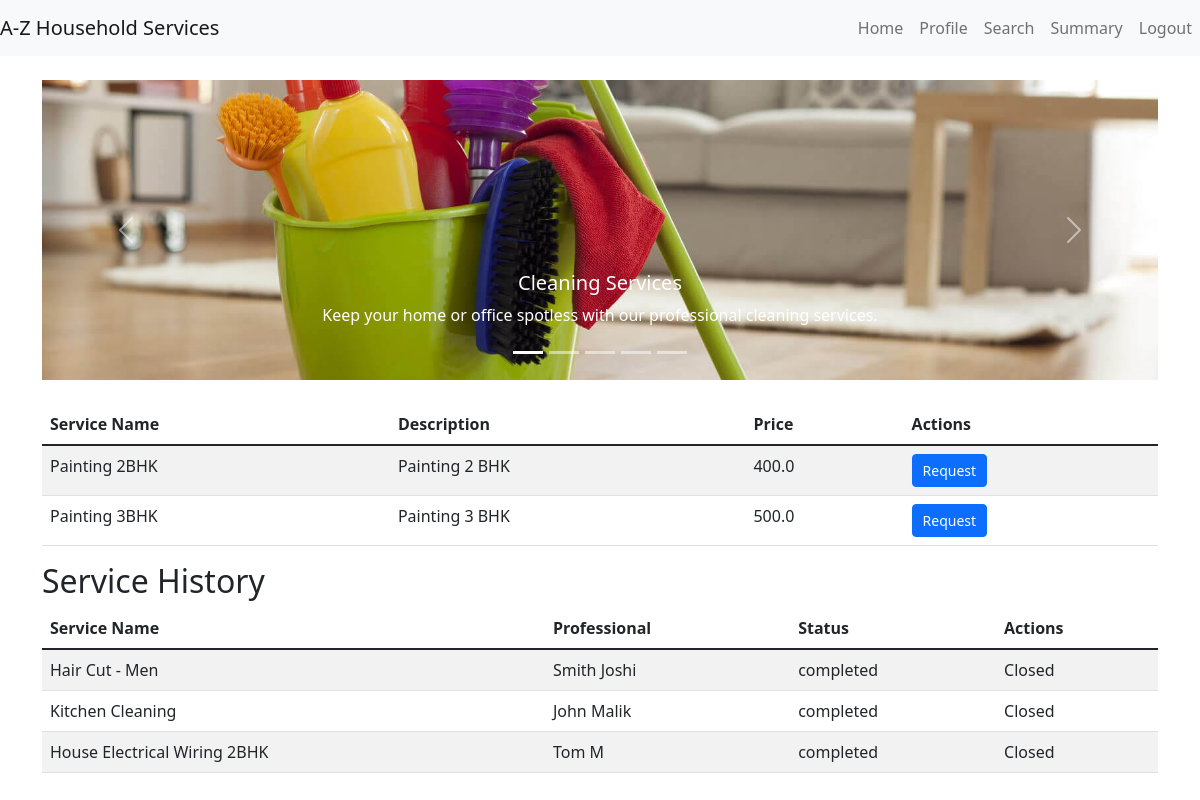
The app's page /customer/dashboard?service_type=painting (signed in) with its own data.
### models.py (models this page shows, shortened)
class Service(db.Model):
    __tablename__ = 'services'
    id = db.Column(db.Integer, primary_key=True)
    name = db.Column(db.String(100), nullable=False)
    price = db.Column(db.Float, nullable=False)
    description = db.Column(db.String(200))
    service_type = db.Column(db.String(50))

class ProfessionalProfile(db.Model):
    __tablename__ = 'professional_profiles'
    id = db.Column(db.Integer, primary_key=True)
    user_id = db.Column(db.Integer, db.ForeignKey('users.id'))
    full_name = db.Column(db.String(100), nullable=False)
    service_type = db.Column(db.String(100), nullable=False)
    experience = db.Column(db.String(100), nullable=False)
    filename = db.Column(db.String(120), nullable=False)
    uploaded_at = db.Column(db.DateTime, default=db.func.current_timestamp())
    address = db.Column(db.String(200),nullable=False)
    pin_code = db.Column(db.String(6), nullable=False)
    reviews = db.Column(db.Float, default=0)

class ServiceRequest(db.Model):
    __tablename__ = 'service_requests'
    id = db.Column(db.Integer, primary_key=True)
    service_id = db.Column(db.Integer, db.ForeignKey('services.id'))
    customer_id = db.Column(db.Integer, db.ForeignKey('users.id'))
    professional_id = db.Column(db.Integer, db.ForeignKey('users.id'), nullable=True)
    date_of_request = db.Column(db.DateTime, default=db.func.current_timestamp())
    date_of_accept_reject = db.Column(db.DateTime, nullable=True)
    date_of_completion = db.Column(db.DateTime, nullable=True)
    service_status = db.Column(db.String(20))  # requested, accepted, rejected , completed
    remarks = db.Column(db.String(200))

### app.py (the view)
@app.route('/customer/dashboard', methods=['GET', 'POST'])
def customer_dashboard():
    if 'user_id' in session:
        if request.args.get("service_type"):
            services = Service.query.filter_by(service_type=request.args.get("service_type")).all()
        else:
            services = []
        service_requests = ServiceRequest.query.filter_by(customer_id=session['user_id']).all()
        professional_profile = ProfessionalProfile.query.all()
        service_dict = {}  # Define service_dict here
        prof_dict = {}  # Define user_dict here
        for professional in professional_profile:
            prof_dict[professional.user_id] = professional
        for service in Service.query.all():
            service_dict[service.id] = service
        return render_template('customer_dashboard.html', services=services, service_requests=service_requests,prof_dict=prof_dict,service_dict=service_dict)
    return redirect(url_for('login'))

### app.py (called while the page is built)
@app.before_request
def create_tables():
    global first_request
    if first_request:
        db.create_all()
        first_request = False

### templates/customer_dashboard.html (shortened to what this page needs)
{% extends "base.html" %}
{% block content %}
<div id="serviceCarousel" class="carousel slide" data-bs-ride="carousel">
    <div class="carousel-indicators">
        <button type="button" data-bs-target="#serviceCarousel" data-bs-slide-to="0" class="active" aria-current="true"></button>
        <button type="button" data-bs-target="#serviceCarousel" data-bs-slide-to="1"></button>
        <button type="button" data-bs-target="#serviceCarousel" data-bs-slide-to="2"></button>
        <button type="button" data-bs-target="#serviceCarousel" data-bs-slide-to="3"></button>
        <button type="button" data-bs-target="#serviceCarousel" data-bs-slide-to="4"></button>
    </div>
    <div class="carousel-inner">
        <div class="carousel-item active">
            <img src="{{ url_for('static', filename='images/cleaning.jpg') }}" class="d-block w-100" alt="Cleaning Services">
            <div class="carousel-caption d-none d-md-block">
                <a href="{{ url_for('customer_dashboard', service_type='cleaning') }}" class="btn">
                <h5>Cleaning Services</h5>
                <p>Keep your home or office spotless with our professional cleaning services.</p>
                </a>
            </div>
        </div>
    </div>
    <button class="carousel-control-prev" type="button" data-bs-target="#serviceCarousel" data-bs-slide="prev">
        <span class="carousel-control-prev-icon" aria-hidden="true"></span>
    </button>
    <button class="carousel-control-next" type="button" data-bs-target="#serviceCarousel" data-bs-slide="next">
        <span class="carousel-control-next-icon" aria-hidden="true"></span>
    </button>
</div>
<table class="table table-striped mt-4">
    <thead>
        <tr>
            <th>Service Name</th>
            <th>Description</th>
            <th>Price</th>
            <th>Actions</th>
        </tr>
    </thead>
    <tbody>
        {% for service in services %}
        <tr>
            <td>{{ service.name }}</td>
            <td>{{ service.description }}</td>
            <td>{{ service.price }}</td>
            <td>
                <a href="/customer/create_service_request/{{ service.id }}" class="btn btn-primary">Request</a>
            </td>
        </tr>
        {% endfor %}
    </tbody>
</table>
<h2>Service History</h2>
<table class="table table-striped">
    <thead>
        <tr>
            <th>Service Name</th>
            <th>Professional</th>
            <th>Status</th>
            <th>Actions</th>
        </tr>
    </thead>
    <tbody>
        {% for service_request in service_requests %}
        <tr>
            <td>{{ service_dict[service_request.service_id].name }}</td>
            <td>{{ prof_dict[service_request.professional_id].full_name }}</td>
            <td>{{ service_request.service_status }}</td>
            <td>
                {% if service_request.service_status != 'completed' %}
                    <a href="/customer/close_service_request/{{ service_request.id }}" class="btn btn-success">Close</a>
                {% else %}
                    Closed
                {% endif %}
            </td>
        </tr>
        {% endfor %}
    </tbody>
</table>
{% endblock %}

### static/styles/styles.css (style rules this page uses)
.btn-primary { padding: 5px 10px; font-size: 14px; }
.carousel-item img { height: 300px; object-fit: cover; }
.carousel-caption { background-color: transparent; padding: 10px; }
.carousel-caption h5, .carousel-caption p, .carousel-caption a { color: #fff; }

### records on screen
Service: name "Painting 2BHK", description "Painting 2 BHK", price "400.0"
Service: name "Painting 3BHK", description "Painting 3 BHK", price "500.0"
ServiceRequest: service_status "completed", shows "Closed"
Service: name "Hair Cut - Men"
ProfessionalProfile: full_name "Smith Joshi"
ServiceRequest: service_status "completed", shows "Closed"
Service: name "Kitchen Cleaning"
ProfessionalProfile: full_name "John Malik"
ServiceRequest: service_status "completed", shows "Closed"
Service: name "House Electrical Wiring 2BHK"
ProfessionalProfile: full_name "Tom M"
